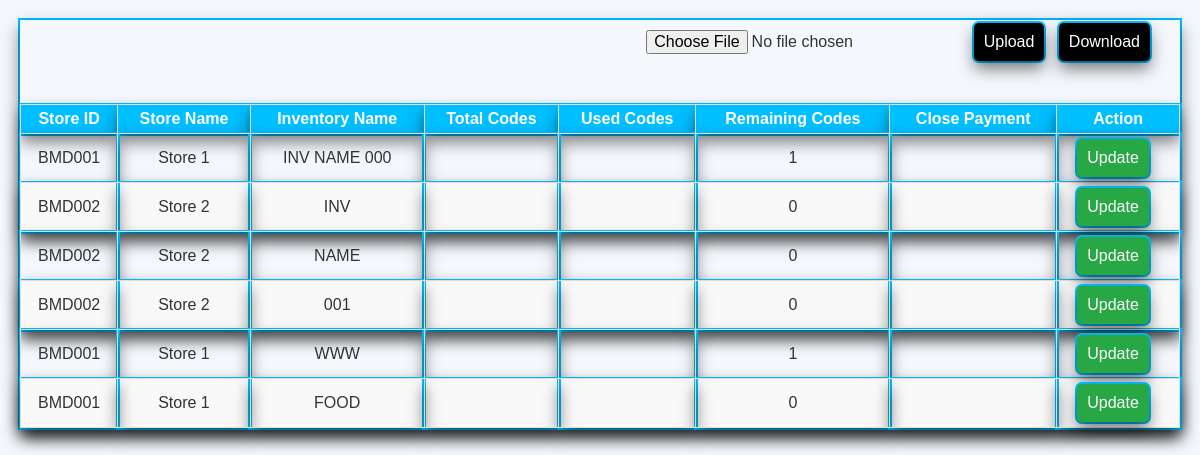
Screenshot of /add_view_invantory.php with the database file from the repository.
### tables this page shows
CREATE TABLE `add_ivantory_name` (
  `id` int(11) NOT NULL,
  `inventory_id` varchar(50) NOT NULL,
  `store_id` varchar(50) NOT NULL,
  `store_name` varchar(255) NOT NULL,
  `inventory_name` varchar(255) NOT NULL,
  `created_at` timestamp NOT NULL DEFAULT current_timestamp(),
  `Stock_use` enum('Unused','Used') NOT NULL DEFAULT 'Unused',
  `remaining` int(11) NOT NULL DEFAULT 0,
  `use_datetime` datetime DEFAULT NULL,
  `Total_stock` int(11) NOT NULL DEFAULT 1,
  `inventory_status` enum('Active','Inactive') NOT NULL DEFAULT 'Active',
  `Net_payment` decimal(10,2) NOT NULL DEFAULT 0.00
);

### add_view_invantory.php (the view, shortened to what this page needs)
<?php
$servername = "localhost";
$username = "root";
$password = "";
$database = "eds_erp";
$conn = new mysqli($servername, $username, $password, $database);
$sql = "SELECT * FROM add_ivantory_name";
$result = $conn->query($sql);
?>
<!DOCTYPE html>
<html lang="en">
<head>
</head>
<body>
<div class="right-align">
        <form method="POST" enctype="multipart/form-data">
            <input type="file" name="csv_file" accept=".csv" required>
            <button type="submit" name="upload_csv">Upload</button>
        </form>
        <form method="GET" action="">
            <button type="submit">Download</button>
        </form>
</div>
<table>
    <thead>
        <tr>
            <th>Store ID</th>
            <th>Store Name</th>
            <th>Inventory Name</th>
            <th>Total Codes</th>
            <th>Used Codes</th>
            <th>Remaining Codes</th>
            <th>Close Payment</th>
            <th>Action</th>
        </tr>
    </thead>
    <tbody>
        <?php
        if ($result && $result->num_rows > 0) {
            while ($row = $result->fetch_assoc()) {
                echo "<tr>
                    <td>{$row['store_id']}</td>
                    <td>{$row['store_name']}</td>
                    <td>{$row['inventory_name']}</td>
                    <td>{$row['total_cost']}</td>
                    <td>{$row['total_use']}</td>
                    <td>{$row['remaining']}</td>
                    <td>{$row['payment']}</td>
                    <td><button class='view-btn' data-id='{$row['store_id']}'
                                data-store='{$row['store_name']}'
                                data-inventory='{$row['inventory_name']}'
                                data-cost='{$row['total_cost']}'
                                data-use='{$row['total_use']}'
                                data-remaining='{$row['remaining']}'
                                data-payment='{$row['payment']}'>Update</button></td>
                </tr>";
            }
        } else {
            echo "<tr><td colspan='8'>No records found</td></tr>";
        }
        ?>
    </tbody>
</table>
</body>
</html>

### add_view_invantory.php (style rules this page uses)
body { font-family: Arial, sans-serif; margin: 20px; background-color: #f4f7fc; color: #333; box-shadow: 0 8px 16px rgba(0, 0, 0, 0.5), 0 0 0 2px deepskyblue; }
table { width: 100%; border-collapse: collapse; margin-top: 20px; font-size: 1rem; box-shadow: 0 2px 10px rgba(0, 0, 0, 0.1); }
th, td { padding: 5px; text-align: center; border: 1px solid #ddd; box-shadow: 0 8px 16px rgba(0, 0, 0, 0.5), 0 0 0 2px deepskyblue; }
th { background-color: deepskyblue; color: white; box-shadow: 0 8px 16px rgba(0, 0, 0, 0.5), 0 0 0 2px deepskyblue; }
tr:nth-child(even) { background-color: #f9f9f9; box-shadow: 0 8px 16px rgba(0, 0, 0, 0.5), 0 0 0 2px deepskyblue; padding: 5px; }
button { padding: 10px 15px; background-color: black; color: white; border: none; border-radius: 5px; cursor: pointer; box-shadow: 0 8px 16px rgba(0, 0, 0, 0.5), 0 0 0 2px deepskyblue; }
.view-btn { background-color: #28a745; box-shadow: 0 8px 16px rgba(0, 0, 0, 0.5), 0 0 0 2px deepskyblue; }
form { margin-bottom: 20px; display: inline-block; justify-content: space-between; align-items: center; }
select, input[type="file"], button { padding: 10px; font-size: 1rem; margin-right: 10px; border-radius: 5px; }
.right-align { text-align: right; margin: 20px; margin-top: -0px; }

### rows the page displays
add_ivantory_name: store "BMD001", store_name "Store 1", inventory_name "INV NAME 000", remaining "1"
add_ivantory_name: store "BMD002", store_name "Store 2", inventory_name "INV", remaining "0"
add_ivantory_name: store "BMD002", store_name "Store 2", inventory_name "NAME", remaining "0"
add_ivantory_name: store "BMD002", store_name "Store 2", inventory_name "001", remaining "0"
add_ivantory_name: store "BMD001", store_name "Store 1", inventory_name "WWW", remaining "1"
add_ivantory_name: store "BMD001", store_name "Store 1", inventory_name "FOOD", remaining "0"
